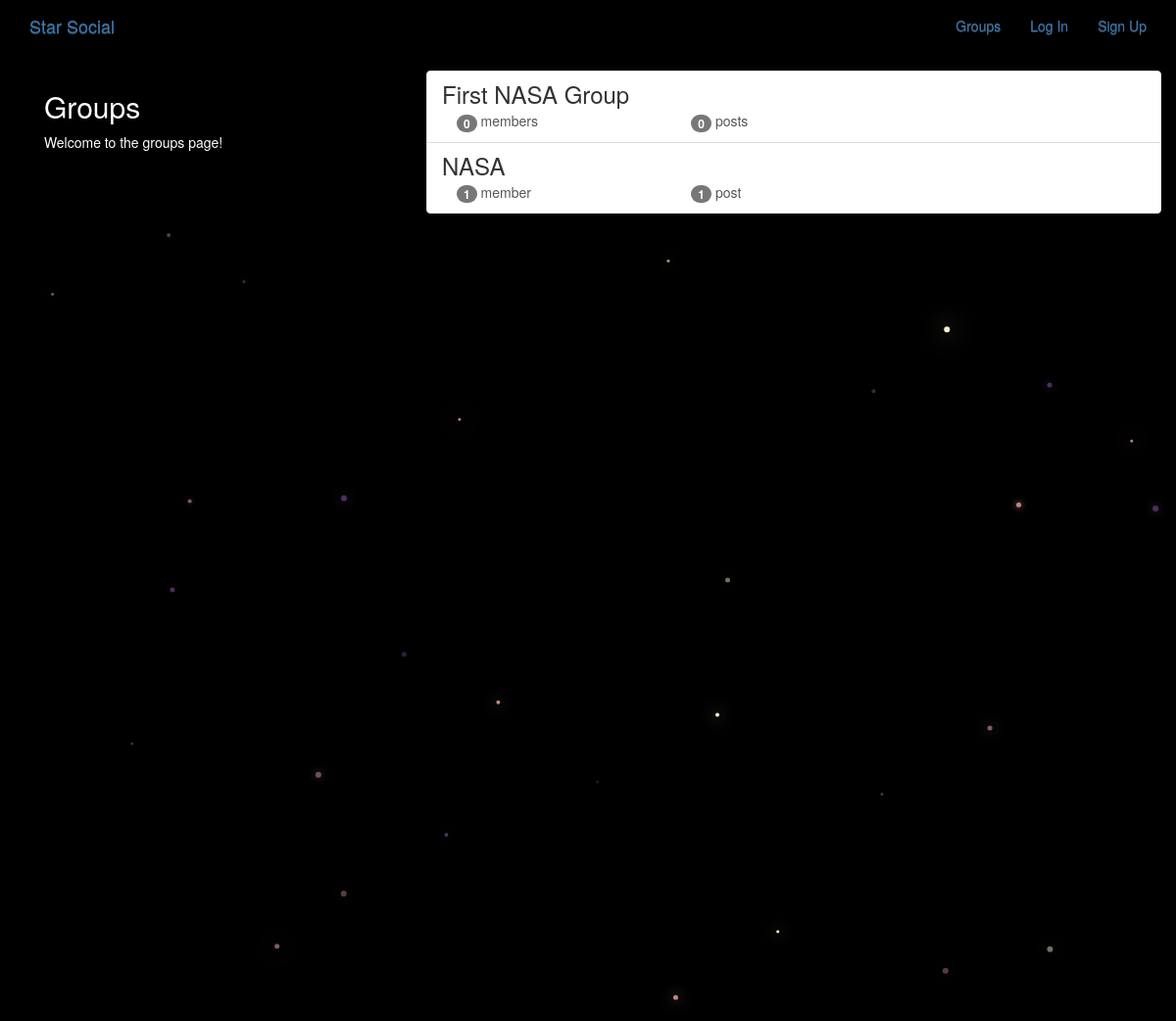
The page /groups/ on the database as committed earlier.
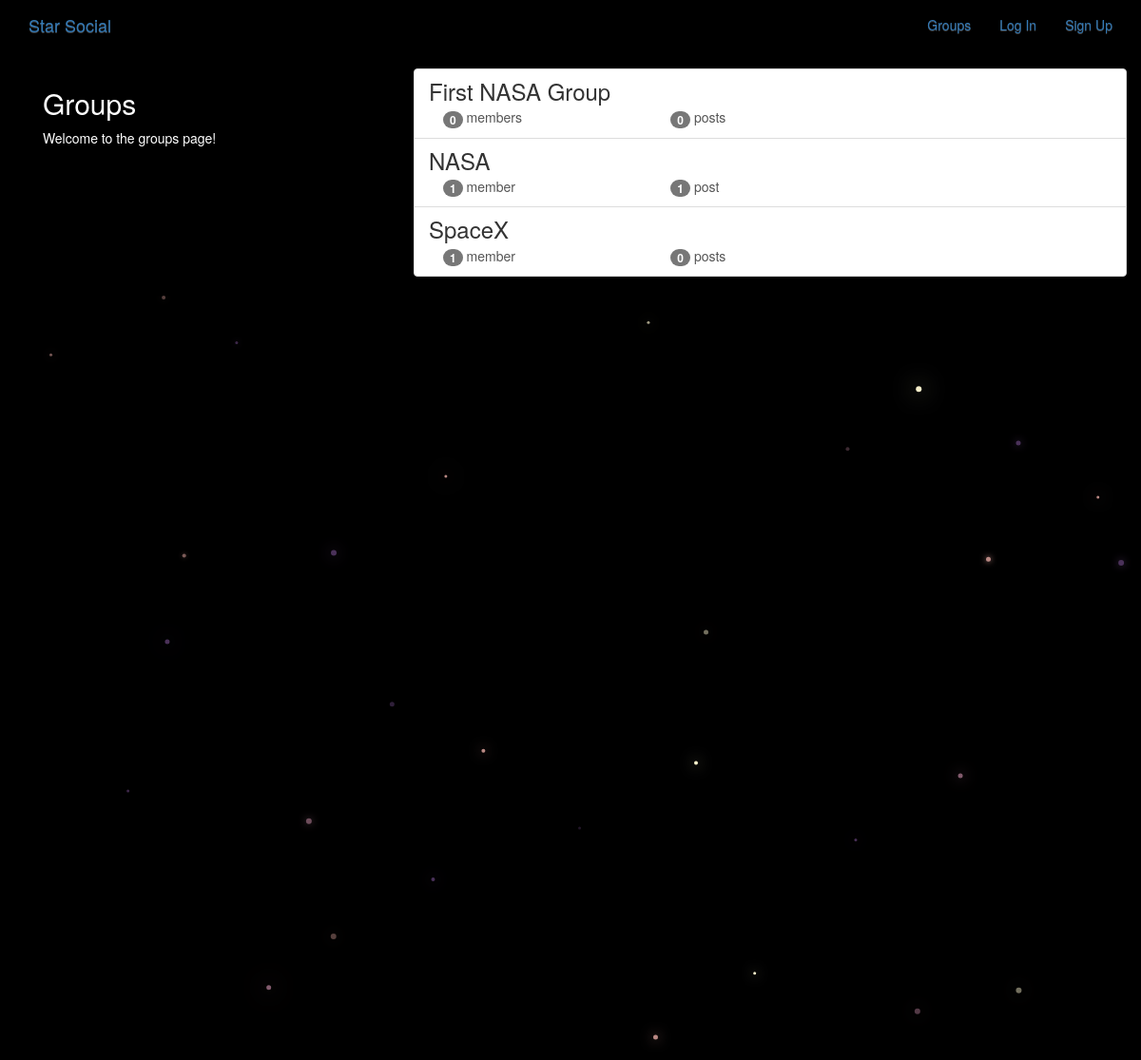
The same page on the database as committed later.
### groups/models.py (models this page shows, shortened)
class Group(models.Model):
    name = models.CharField(max_length=255, unique=True)
    slug = models.SlugField(allow_unicode=True, unique=True)
    description = models.TextField(blank=True, default='')
    description_html = models.TextField(editable=False, default='', blank=True)
    members = models.ManyToManyField(User, through='GroupMember')
    class Meta:
        ordering = ['name']

### groups/views.py (the view)
class ListGroups(generic.ListView):
    model = Group

### groups/templates/groups/group_list.html (shortened to what this page needs)
{% extends "groups/group_base.html" %}
{% block pregroup %}
<div class="col-md-4">
    <div class="content">
        <h2> Groups </h2>
        <p> Welcome to the groups page! </p>
    </div>
</div>
{% endblock %}
{% block group_content %}
<div class="col-md-8">
    <div class="list-group">
        {% for group in object_list %}
            <a href="{% url 'groups:single' slug=group.slug%}"
                class="list-group-item">
                <h3 class="title list-group-item-heading"> {{ group.name }} </h3>
                <div class="list-group-item-text container-fluid">
                    <div class="row">
                        <div class="col-md-4">
                            <span class="badge"> {{ group.members.count }} </span>
                            member{{group.members.count|pluralize}}
                        </div>
                        <div class="col-md-4">
                            <span class="badge">{{ group.posts.count }}</span>
                            post{{group.posts.count|pluralize}}
                        </div>
                    </div>
                </div>
            </a>
        {% endfor %}
    </div>
</div>
{% endblock %}

Rows that differ between the two databases and show on the page:
added Group: name "SpaceX", members.count "1", posts.count "0"
